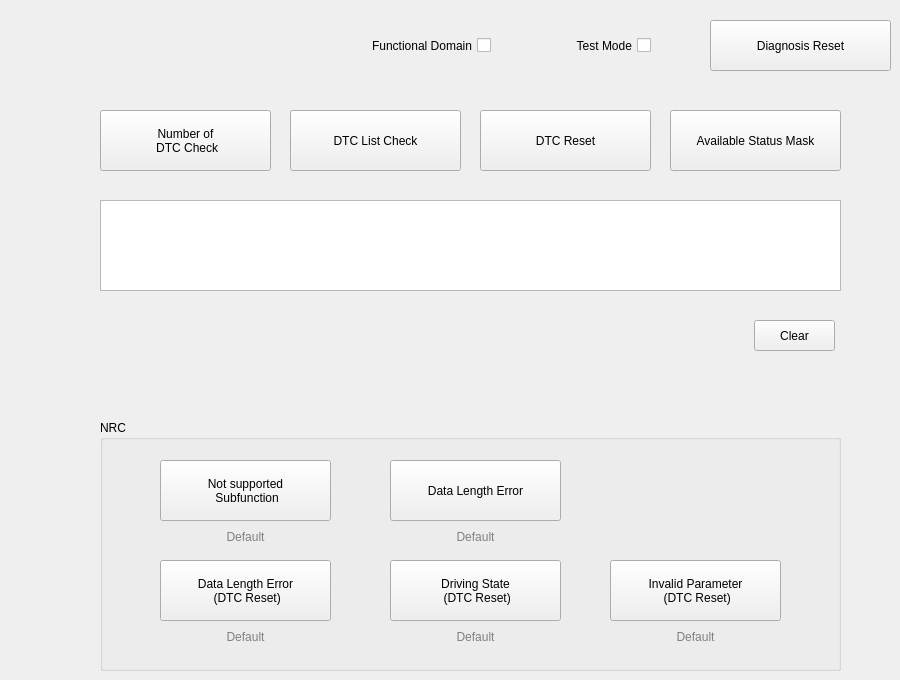
    <widget class="QWidget" name="diagnosis_dtc_check">
     <attribute name="title">
      <string>DTC Check</string>
     </attribute>
     <widget class="QPlainTextEdit" name="diag_dtc_console">
      <property name="geometry">
       <rect>
        <x>100</x>
        <y>200</y>
        <width>741</width>
        <height>91</height>
       </rect>
      </property>
      <property name="readOnly">
       <bool>true</bool>
      </property>
     </widget>
     <widget class="QPushButton" name="btn_diag_dtc_console_clear">
      <property name="geometry">
       <rect>
        <x>754</x>
        <y>320</y>
        <width>81</width>
        <height>31</height>
       </rect>
      </property>
      <property name="text">
       <string>Clear</string>
      </property>
     </widget>
     <widget class="QGroupBox" name="mem_fault_nrc_box">
      <property name="geometry">
       <rect>
        <x>100</x>
        <y>420</y>
        <width>741</width>
        <height>251</height>
       </rect>
      </property>
      <property name="title">
       <string>NRC</string>
      </property>
      <widget class="QPushButton" name="btn_mem_fault_nrc_12">
       <property name="geometry">
        <rect>
         <x>60</x>
         <y>40</y>
         <width>171</width>
         <height>61</height>
        </rect>
       </property>
       <property name="text">
        <string>Not supported 
 Subfunction</string>
       </property>
      </widget>
      <widget class="QLabel" name="label_mem_fault_nrc_12">
       <property name="geometry">
        <rect>
         <x>60</x>
         <y>110</y>
         <width>171</width>
         <height>20</height>
        </rect>
       </property>
       <property name="styleSheet">
        <string notr="true">color: gray</string>
       </property>
       <property name="text">
        <string>Default</string>
       </property>
       <property name="alignment">
        <set>Qt::AlignHCenter|Qt::AlignTop</set>
       </property>
      </widget>
      <widget class="QPushButton" name="btn_mem_fault_nrc_13">
       <property name="geometry">
        <rect>
         <x>290</x>
         <y>40</y>
         <width>171</width>
         <height>61</height>
        </rect>
       </property>
       <property name="text">
        <string>Data Length Error</string>
       </property>
      </widget>
      <widget class="QLabel" name="label_mem_fault_nrc_13">
       <property name="geometry">
        <rect>
         <x>290</x>
         <y>110</y>
         <width>171</width>
         <height>20</height>
        </rect>
       </property>
       <property name="styleSheet">
        <string notr="true">color: gray</string>
       </property>
       <property name="text">
        <string>Default</string>
       </property>
       <property name="alignment">
        <set>Qt::AlignHCenter|Qt::AlignTop</set>
       </property>
      </widget>
      <widget class="QPushButton" name="btn_mem_fault_nrc_13_reset">
       <property name="geometry">
        <rect>
         <x>60</x>
         <y>140</y>
         <width>171</width>
         <height>61</height>
        </rect>
       </property>
       <property name="text">
        <string>Data Length Error
 (DTC Reset)</string>
       </property>
      </widget>
      <widget class="QLabel" name="label_mem_fault_nrc_13_reset">
       <property name="geometry">
        <rect>
         <x>60</x>
         <y>210</y>
         <width>171</width>
         <height>20</height>
        </rect>
       </property>
       <property name="styleSheet">
        <string notr="true">color: gray</string>
       </property>
       <property name="text">
        <string>Default</string>
       </property>
       <property name="alignment">
        <set>Qt::AlignHCenter|Qt::AlignTop</set>
       </property>
      </widget>
      <widget class="QPushButton" name="btn_mem_fault_nrc_22_reset">
       <property name="geometry">
        <rect>
         <x>290</x>
         <y>140</y>
         <width>171</width>
         <height>61</height>
        </rect>
       </property>
       <property name="text">
        <string>Driving State 
 (DTC Reset)</string>
       </property>
      </widget>
      <widget class="QLabel" name="label_mem_fault_nrc_22_reset">
       <property name="geometry">
        <rect>
         <x>290</x>
         <y>210</y>
         <width>171</width>
         <height>20</height>
        </rect>
       </property>
       <property name="styleSheet">
        <string notr="true">color: gray</string>
       </property>
       <property name="text">
        <string>Default</string>
       </property>
       <property name="alignment">
        <set>Qt::AlignHCenter|Qt::AlignTop</set>
       </property>
      </widget>
      <widget class="QLabel" name="label_mem_fault_nrc_31_reset">
       <property name="geometry">
        <rect>
         <x>510</x>
         <y>210</y>
         <width>171</width>
         <height>20</height>
        </rect>
       </property>
       <property name="styleSheet">
        <string notr="true">color: gray</string>
       </property>
       <property name="text">
        <string>Default</string>
       </property>
       <property name="alignment">
        <set>Qt::AlignHCenter|Qt::AlignTop</set>
       </property>
      </widget>
      <widget class="QPushButton" name="btn_mem_fault_nrc_31_reset">
       <property name="geometry">
        <rect>
         <x>510</x>
         <y>140</y>
         <width>171</width>
         <height>61</height>
        </rect>
       </property>
       <property name="text">
        <string>Invalid Parameter 
 (DTC Reset)</string>
       </property>
      </widget>
     </widget>
     <widget class="QPushButton" name="btn_diag_reset_mem_fault">
      <property name="geometry">
       <rect>
        <x>710</x>
        <y>20</y>
        <width>181</width>
        <height>51</height>
       </rect>
      </property>
      <property name="text">
       <string>Diagnosis Reset</string>
      </property>
     </widget>
     <widget class="QCheckBox" name="chkbox_diag_test_mode_mem_fault">
      <property name="geometry">
       <rect>
        <x>510</x>
        <y>30</y>
        <width>141</width>
        <height>31</height>
       </rect>
      </property>
      <property name="layoutDirection">
       <enum>Qt::RightToLeft</enum>
      </property>
      <property name="text">
       <string>Test Mode</string>
      </property>
     </widget>
     <widget class="QPushButton" name="btn_mem_fault_reset">
      <property name="geometry">
       <rect>
        <x>480</x>
        <y>110</y>
        <width>171</width>
        <height>61</height>
       </rect>
      </property>
      <property name="text">
       <string>DTC Reset</string>
      </property>
     </widget>
     <widget class="QPushButton" name="btn_mem_fault_list_check">
      <property name="geometry">
       <rect>
        <x>290</x>
        <y>110</y>
        <width>171</width>
        <height>61</height>
       </rect>
      </property>
      <property name="text">
       <string>DTC List Check</string>
      </property>
     </widget>
     <widget class="QPushButton" name="btn_mem_fault_num_check">
      <property name="geometry">
       <rect>
        <x>100</x>
        <y>110</y>
        <width>171</width>
        <height>61</height>
       </rect>
      </property>
      <property name="text">
       <string>Number of 
 DTC Check</string>
      </property>
     </widget>
     <widget class="QCheckBox" name="chkbox_diag_functional_domain_mem_fault">
      <property name="geometry">
       <rect>
        <x>310</x>
        <y>30</y>
        <width>181</width>
        <height>31</height>
       </rect>
      </property>
      <property name="layoutDirection">
       <enum>Qt::RightToLeft</enum>
      </property>
      <property name="text">
       <string>Functional Domain</string>
      </property>
     </widget>
     <widget class="QPushButton" name="btn_mem_fault_avail_sts_mask">
      <property name="geometry">
       <rect>
        <x>670</x>
        <y>110</y>
        <width>171</width>
        <height>61</height>
       </rect>
      </property>
      <property name="text">
       <string>Available Status Mask</string>
      </property>
     </widget>
    </widget>
